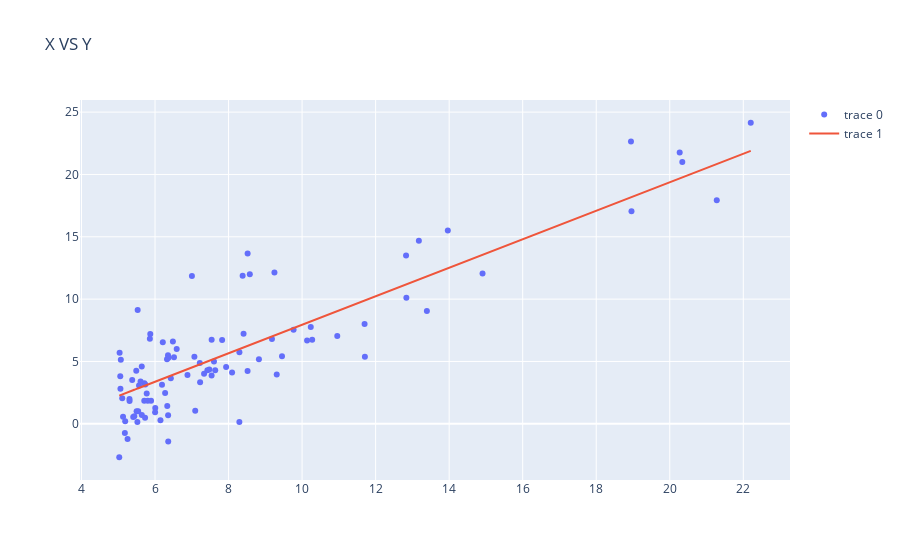

Notebook source saved alongside this figure:
### Code cell
Y_pred = m*X + c

data1 = go.Scatter(
   x= X,
   y=Y,
   mode="markers"
)
data2=go.Line(

 x=X ,
 y=Y_pred,
)
layout = go.Layout(
   {
      "title":"X VS Y"
   }
)
fig = go.Figure(data = [data1,data2], layout = layout)
iplot(fig)
